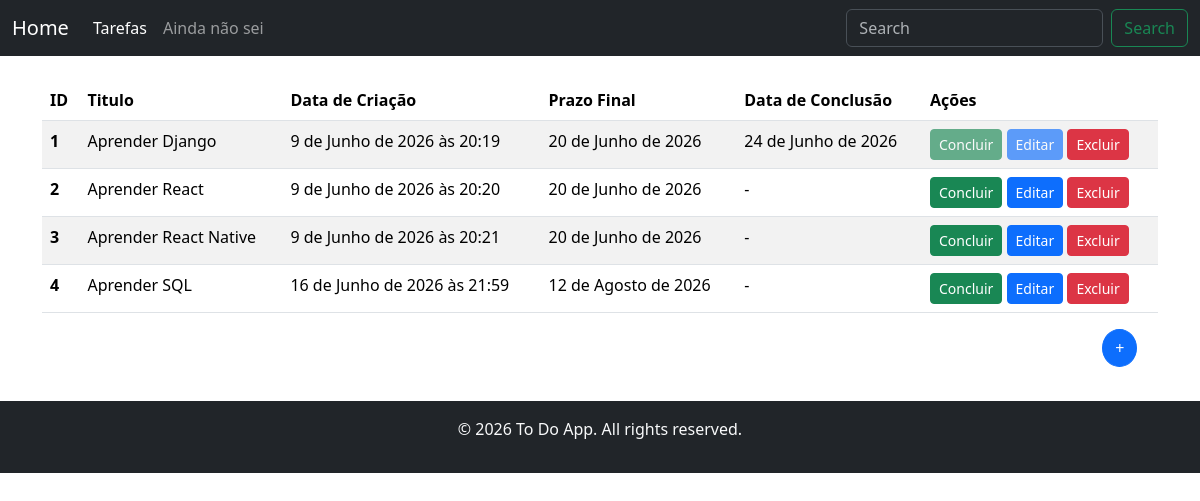
/list, run on an earlier commit of the app's database.
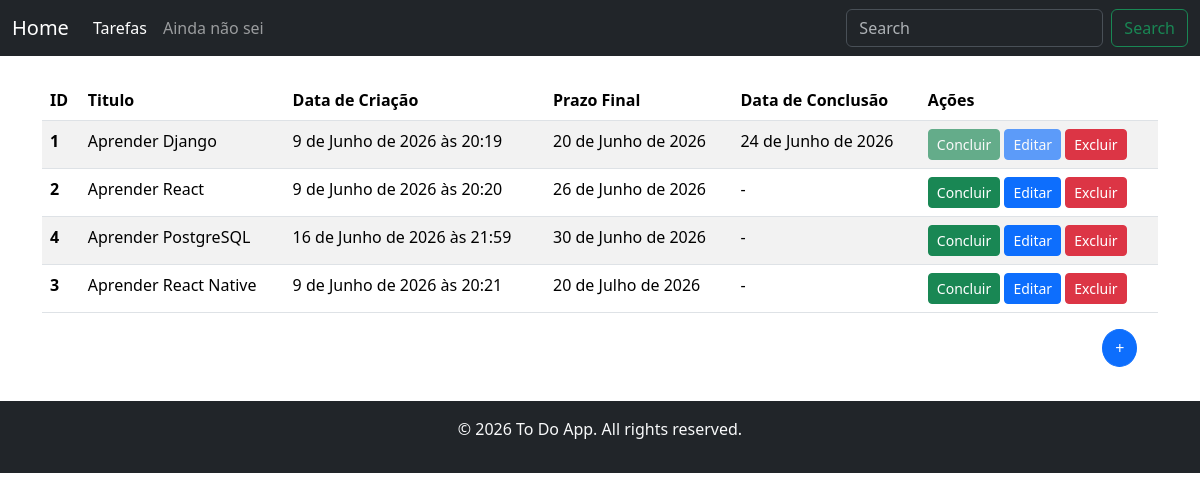
And on a later commit of the database.
### to_do/models.py (models this page shows, shortened)
class To_do(models.Model):
    title = models.CharField(verbose_name="Titulo", max_length=200, null=False, blank=False)
    created_at = models.DateTimeField(auto_now_add=True, null=False, blank=False)
    deadline = models.DateField(verbose_name="Data de Entrega", null=False, blank=False)
    finished_at = models.DateField(null=True)
    class Meta:
        ordering = ["deadline"]
    """
        regras de negocios devem ser tratadas na camada de models...
        as views devem ser o mais simples possiveis...
    """

### to_do/views.py (the view)
# urls.py: path("list", Todo_ListView.as_view(), name="todo_list"),
class Todo_ListView(ListView):
    model = To_do
    template_name = "to_do/todo_list.html"
    context_object_name = "todo"

### to_do/templates/to_do/todo_list.html (shortened to what this page needs)
{% extends "base.html" %}
{% block content %}
    {% if todo %}
        <table class="table table-striped">
            <thead>
                <tr>
                    <th scope="col">ID</th>
                    <th scope="col">Titulo</th>
                    <th scope="col">Data de Criação</th>
                    <th scope="col">Prazo Final</th>
                    <th scope="col">Data de Conclusão</th>
                    <th scope="col">Ações</th>
                </tr>
            </thead>
            <tbody>
                {% for td in todo %}
                    <tr>
                        <th scope="row">{{ td.id }}</th>
                        <td>{{ td.title }}</td>
                        <td>{{ td.created_at }}</td>
                        <td>{{ td.deadline|default:"-" }}</td>
                        <td>{{ td.finished_at|default:"-" }}</td>
                        <td>
                            <a
                                href="{% url 'todo_complete' pk=td.pk %}"
                                class="btn btn-success btn-sm {% if td.finished_at %}disabled{% endif %}">
                                Concluir
                            </a>
                            <a
                                href="{% url 'todo_update' td.pk %}"
                                class="btn btn-primary btn-sm {% if td.finished_at %}disabled{% endif %}">
                                Editar
                            </a>
                            <a href="{% url 'todo_delete' pk=td.pk %}" class="btn btn-danger btn-sm">Excluir</a>
                        </td>
                    </tr>
                {% endfor %}
            </tbody>
        </table>
    {% else %}
        <div class="card">
            <div class="card-body">
                Nenhuma tarefa cadastrada. Adicione uma nova tarefa para começar!
            </div>
        </div>
    {% endif %}
    <a
      href="{% url 'todo_create' %}"
      class="btn btn-primary rounded-circle"
      style="margin-left: 95%;
      margin-bottom: 10px;">
      +
    </a>
{% endblock %}

What changed in the data, as far as the page shows it:
changed To_do "Aprender React": deadline "20 de Junho de 2026" → "26 de Junho de 2026"
changed To_do id 4: title "Aprender SQL" → "Aprender PostgreSQL"; deadline "12 de Agosto de 2026" → "30 de Junho de 2026"; moves up the list
changed To_do "Aprender React Native": deadline "20 de Junho de 2026" → "20 de Julho de 2026"
